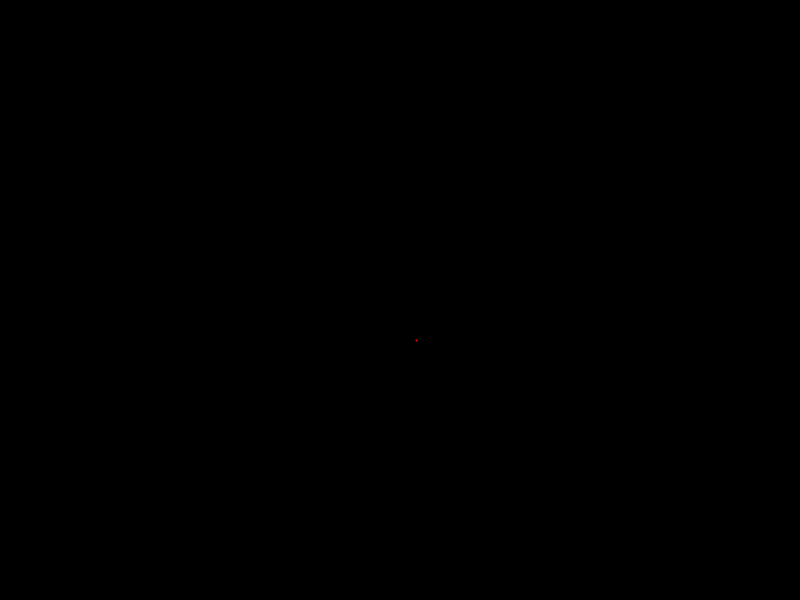
Frame 1 (no input)
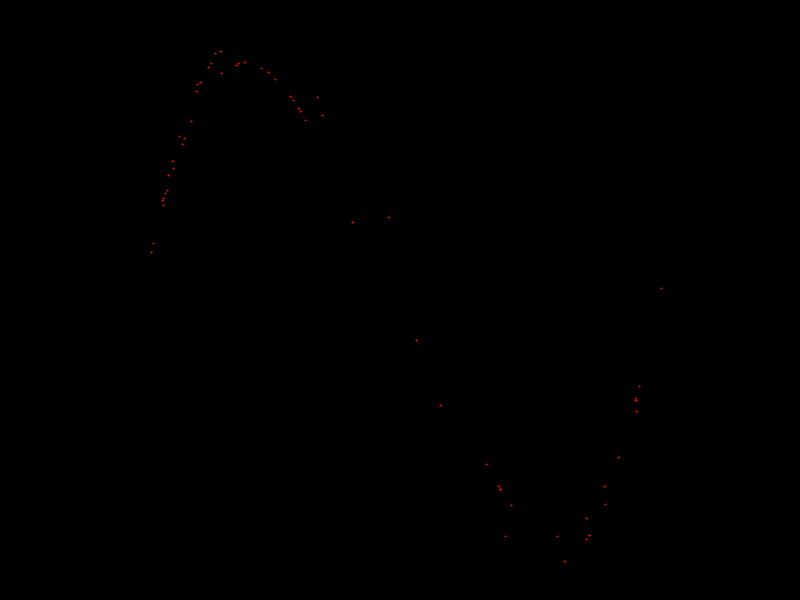
Frame 60 (the mouse pressed at the canvas centre just before this capture)
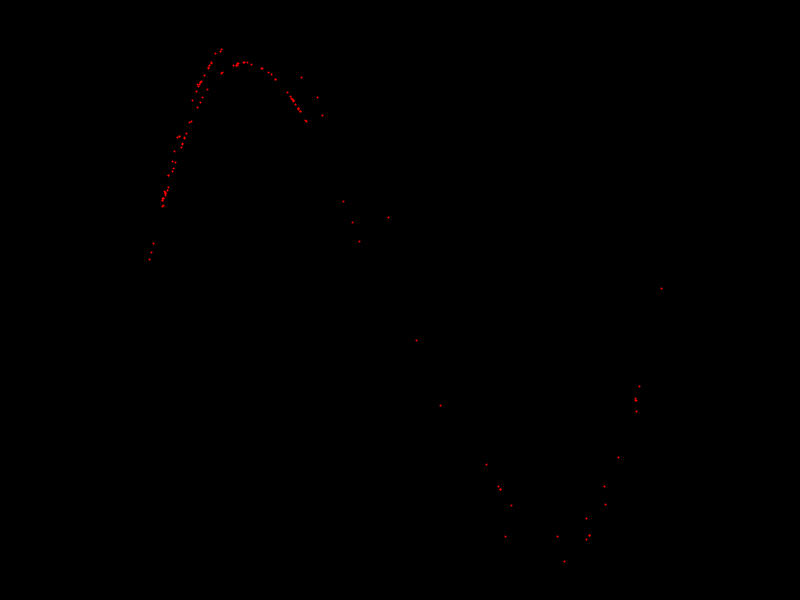
Frame 120 (the mouse held since frame 60 and released just before this capture)

The Processing sketch that drew these frames (run headless with seeded random() and noise(); from frame 60 on, the mouse is pressed at the canvas centre):

// Processing sketch: duffing
// ── duffing.pde
// Resources
// https://en.wikipedia.org/wiki/Duffing_map

// Constants
float a = 2.75, b = 0.2;

// Initial values
float x = 0.1, y = 0.1;

ArrayList<PVector> points;

void setup() {
  frameRate(60);
  size(800, 600);
  colorMode(HSB);
  background(0);
  stroke(255, 255, 255);
  strokeWeight(1);
  points = new ArrayList<PVector>();
}

void draw() {
  float _x = y;
  float _y = -b*x + a*y - y*y*y;
  
  x = _x;
  y = _y;

  translate(width/2, height/2);
  scale(2);

  point(x*80, y*80);
}
